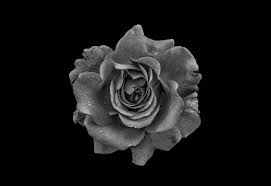
#> input picture Meet03/Bunga01.jpeg, 271 x 186 px
$ python main2.py
#> lines starting #> are read from the running program, lines starting #| are printed output that depends on the picture
from tkinter import Tk, filedialog
from PIL import Image
import numpy as np
import os

# Function to select an image file from a specific directory
def select_image(directory):
    root = Tk()
    root.withdraw()  # Hide the root window

    # Set initial directory for file dialog
    file_path = filedialog.askopenfilename(initialdir=directory, filetypes=[("Image files", "*.jpg;*.jpeg;*.png;*.bmp")])
#> the answer given: ../Meet03/Bunga01.jpeg
    return file_path

# Function to apply gradient from dark to light
def apply_gradient(image_array):
    height, width = image_array.shape
#> height = 186; width = 271
    gradient_array = np.zeros_like(image_array)

    for x in range(width):
        brightness = int(255 * (x / width))  # Calculate brightness from 0 to 255
        gradient_array[:, x] = brightness  # Apply the brightness to the entire column
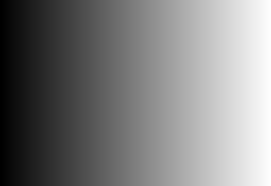
#> gradient_array: shape (186, 271); min 0, max 254, mean 126.5

    return gradient_array

# Main function
def main():
    # Specify the directory from which to choose an image
    directory = "C:\OneDrive\Document\Petra\Sem5\COMVIS\Lab Kelas\Meet03\Bunga01.jpeg"  # Adjust this to your desired directory

    # Ensure the directory exists
    if not os.path.exists(directory):
        print(f"Directory does not exist: {directory}")
        return

    # Select an image file from the specified directory
    image_path = select_image(directory)

    if not image_path:
        print("No image selected.")
        return

    # Load the image
    image = Image.open(image_path).convert('L')  # Convert to grayscale
    image_array = np.array(image)

    # Apply gradient
    gradient_array = apply_gradient(image_array)

    # Combine the original image with the gradient
    combined_array = np.clip(image_array + gradient_array, 0, 255)
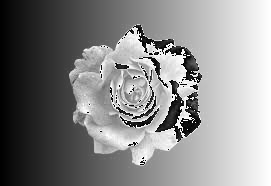
#> combined_array: shape (186, 271); min 0, max 255, mean 136.3

    # Convert the combined array back to an image
    gradient_image = Image.fromarray(np.uint8(combined_array))

    # Save the gradient image in the current working directory with a fixed name
    gradient_image.save('GradientImage2.png')
    print("Image saved as: GradientImage.png")

    # Display the gradient image using PIL
    gradient_image.show()

if __name__ == "__main__":
    main()
